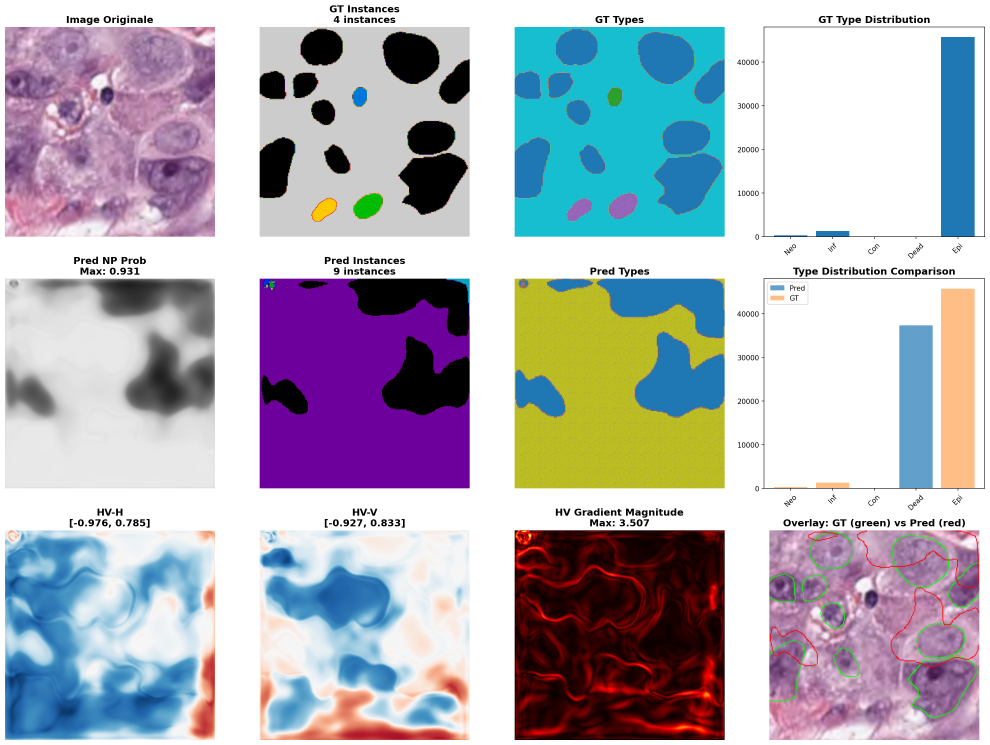
#> input picture diagnostic_image_00000.png, 2968 x 2235 px (shown at 1/3 size)
$ python -i h_channel.py   (imports and definitions only)
#> lines starting #> are read from the running program, lines starting #| are printed output that depends on the picture; after the words box and inside, x2 and y2 are one past the last pixel; in counts of white or black regions, pixels touching at a corner belong together
#!/usr/bin/env python3
"""
H-Channel Extraction and Statistics for V15.3 Cytology Pipeline

This module provides H-Channel based features for cytology analysis:
1. H-Channel extraction using Ruifrok deconvolution
2. H-Statistics computation for patches (mean, std, nuclei_count, area_ratio)
3. Nuclei detection via Otsu/Adaptive thresholding

The H-Channel (Hematoxylin) highlights nuclear structures and is used to:
- Validate Cell Triage predictions (confidence boosting)
- Detect nuclei for cell-level visualization
- Compute cell density metrics

Reference:
- Ruifrok AC, Johnston DA. "Quantification of histochemical staining by color deconvolution."
  Analytical and Quantitative Cytology and Histology, 2001.

Author: CellViT-Optimus V15.3
Date: 2026-01-24
"""

import numpy as np
import cv2
from typing import Dict, List, Tuple, Optional
from dataclasses import dataclass

# Import existing Ruifrok implementation
from .stain_separation import (
    ruifrok_extract_h_channel,
    RUIFROK_H_VECTOR,
)


# =========================================================================
# CONSTANTS
# =========================================================================

# Nucleus size constraints (in pixels for 224x224 patches at 0.5 MPP)
MIN_NUCLEUS_AREA = 50    # Minimum nucleus area (filters noise)
MAX_NUCLEUS_AREA = 5000  # Maximum nucleus area (filters debris/clusters)

# Morphological kernel size for cleanup
MORPH_KERNEL_SIZE = 3


# =========================================================================
# DATA CLASSES
# =========================================================================

@dataclass
class NucleusInfo:
    """Information about a detected nucleus"""
    centroid: Tuple[int, int]  # (x, y) coordinates
    area: int                   # Area in pixels
    bbox: Tuple[int, int, int, int]  # (x, y, w, h) bounding box
    contour: Optional[np.ndarray] = None  # OpenCV contour


@dataclass
class HChannelStats:
    """H-Channel statistics for a patch"""
    h_mean: float              # Mean H-channel intensity [0-255]
    h_std: float               # Std deviation of H-channel
    nuclei_count: int          # Number of detected nuclei
    nuclei_area_ratio: float   # Total nuclei area / patch area
    nuclei_details: List[NucleusInfo]  # Per-nucleus information

    # [200 lines left out: functions to_features, extract_h_channel_ruifrok, compute_h_stats, compute_h_stats_batch, not called in this run]


# =========================================================================
# NUCLEI DETECTION FOR VISUALIZATION
# =========================================================================

def detect_nuclei_for_visualization(
    rgb_image: np.ndarray,
    predicted_class: str = "UNKNOWN",
    use_adaptive_threshold: bool = True,
    min_nucleus_area: int = MIN_NUCLEUS_AREA,
    max_nucleus_area: int = MAX_NUCLEUS_AREA,
    stain_type: str = "auto"
) -> List[Dict]:
    """
    Detect nuclei in a patch for cell-level visualization.

    This function returns nuclei with contours that can be drawn
    on the image for cell-level visualization (V15.3).

    Each nucleus inherits the predicted class from its parent patch.

    Args:
        rgb_image: RGB image (H, W, 3) in range [0, 255]
        predicted_class: Bethesda class to assign to detected nuclei
        use_adaptive_threshold: Use adaptive threshold (better for clusters)
        min_nucleus_area: Minimum nucleus area in pixels
        max_nucleus_area: Maximum nucleus area in pixels
        stain_type: "pap" for Papanicolaou, "he" for H&E, "auto" to detect

    Returns:
        List of nuclei dicts with keys:
            - 'contour': OpenCV contour array
            - 'centroid': (x, y) coordinates
            - 'area': Area in pixels
            - 'class': Inherited Bethesda class

    Example:
        >>> nuclei = detect_nuclei_for_visualization(patch, predicted_class="HSIL")
        >>> for n in nuclei:
        ...     cv2.drawContours(image, [n['contour']], -1, (0, 0, 255), 2)
    """
#> called with predicted_class = 'UNKNOWN', use_adaptive_threshold = True, min_nucleus_area = 50, max_nucleus_area = 5000, stain_type = 'auto'
    # For cytology (Pap stain), use grayscale-based detection
    # Nuclei appear as DARK regions in both Pap and H&E
    # Convert to grayscale
    gray = cv2.cvtColor(rgb_image, cv2.COLOR_RGB2GRAY)
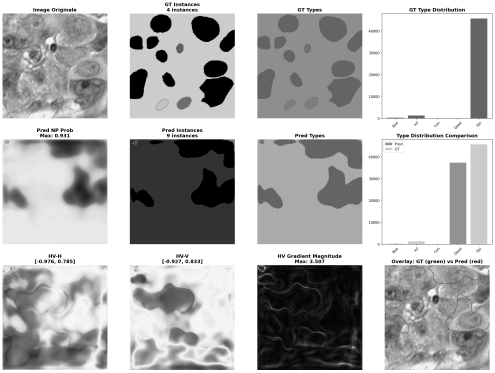
#> gray: shape (2235, 2968) (shown at 1/6 size); min 0, max 255, mean 178.4

    if use_adaptive_threshold:
        # Adaptive threshold - nuclei are DARK, so use THRESH_BINARY_INV
        # This makes dark regions (nuclei) white in the binary mask
        binary = cv2.adaptiveThreshold(
            gray, 255,
            cv2.ADAPTIVE_THRESH_GAUSSIAN_C,
            cv2.THRESH_BINARY_INV,  # Invert: dark pixels → white
            blockSize=31,  # Larger block for better local adaptation
            C=10  # Positive C: pixels must be C darker than local mean
        )
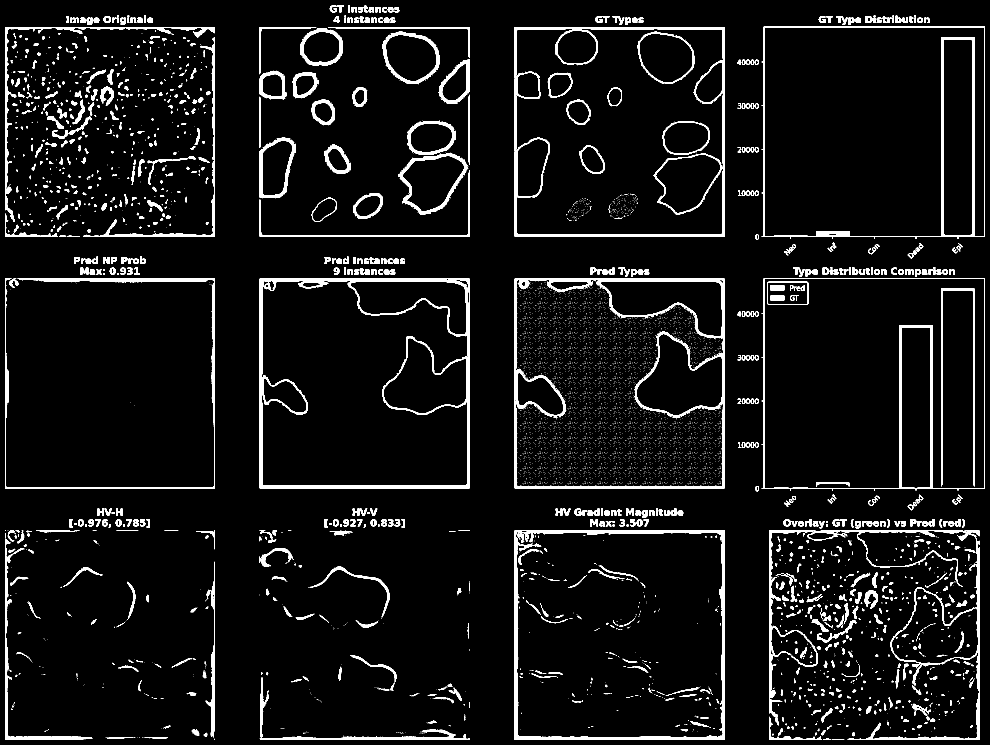
#> binary: shape (2235, 2968) (shown at 1/3 size); 5.8% white; 8151 white regions (7103 under 20 px), largest, box (x1, y1, x2, y2) and area: (779, 836, 1409, 1465) 28409, (1544, 836, 2174, 1465) 27151, (1544, 1591, 2174, 2220) 23184
    else:
        # Otsu threshold on inverted image
        _, binary = cv2.threshold(
            gray, 0, 255,
            cv2.THRESH_BINARY_INV + cv2.THRESH_OTSU
        )

    # Morphological cleanup - remove noise and smooth contours
    kernel_open = cv2.getStructuringElement(cv2.MORPH_ELLIPSE, (3, 3))
    kernel_close = cv2.getStructuringElement(cv2.MORPH_ELLIPSE, (5, 5))
    binary = cv2.morphologyEx(binary, cv2.MORPH_OPEN, kernel_open)
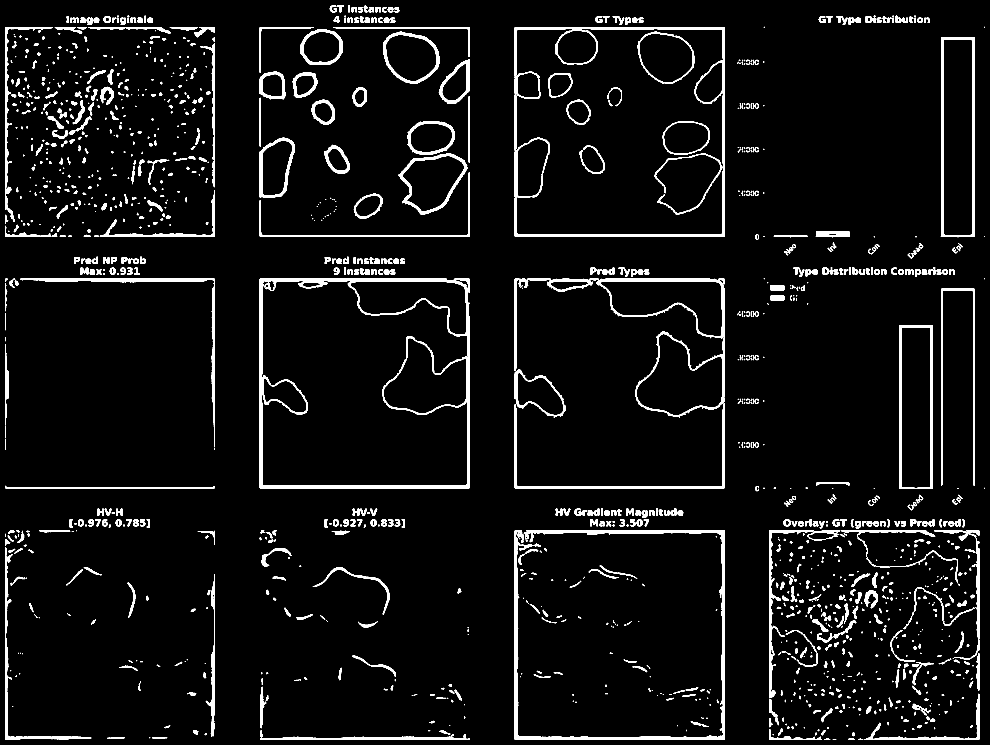
#> binary: shape (2235, 2968) (shown at 1/3 size); 5.2% white; 1623 white regions (548 under 20 px), largest, box (x1, y1, x2, y2) and area: (779, 836, 1409, 1465) 27564, (1544, 1591, 2174, 2220) 22884, (1544, 81, 2174, 710) 19113
    binary = cv2.morphologyEx(binary, cv2.MORPH_CLOSE, kernel_close)
#> binary: shape (2235, 2968); 5.4% white; 1098 white regions (318 under 20 px)

    # Find contours directly on binary mask (no distance transform)
    # This preserves the full nucleus shape
    contours, _ = cv2.findContours(
        binary,
        cv2.RETR_EXTERNAL,
        cv2.CHAIN_APPROX_SIMPLE
    )
#> contours = 1019 contours, 387 with area under 20; largest, box (x1, y1, x2, y2) and area: (1544, 81, 2174, 710) 395001, (1544, 1591, 2174, 2220) 394899, (779, 836, 1409, 1465) 394699, (1544, 836, 2174, 1465) 394468, (2822, 111, 2925, 712) 59903

    # Filter and build result
    nuclei = []
    for contour in contours:
        area = cv2.contourArea(contour)

        # Inclusive bounds for area filter
        if min_nucleus_area <= area <= max_nucleus_area:
            M = cv2.moments(contour)
            if M['m00'] > 0:
                cx = int(M['m10'] / M['m00'])
                cy = int(M['m01'] / M['m00'])

                nuclei.append({
                    'contour': contour,
                    'centroid': (cx, cy),
                    'area': area,
                    'class': predicted_class
                })
#> this loop made 1019 passes
#> (area, cx, cy) on passes 3, 4, 6, 10, 11, 13, 15, 16: (64, 2553, 2217), (102, 478, 2213), (168, 347, 2213), (61, 2559, 2202), (135.5, 1333, 2196), (122.5, 586, 2196), (75, 2469, 2196), (4242.5, 1109, 2215)
#> after the loop, nuclei = 396 items

    return nuclei


# =========================================================================
# CONFIDENCE BOOSTING
# =========================================================================

# [44 lines left out: function apply_confidence_boosting, not called in this run]


# =========================================================================
# VISUALIZATION UTILITIES
# =========================================================================

# Bethesda class colors (BGR for OpenCV)
BETHESDA_COLORS = {
    'NILM': (0, 200, 0),      # Green
    'ASCUS': (0, 255, 255),   # Yellow
    'ASCH': (0, 128, 255),    # Orange
    'LSIL': (0, 200, 255),    # Yellow-Orange
    'HSIL': (0, 0, 255),      # Red
    'SCC': (128, 0, 128),     # Purple
    'UNKNOWN': (200, 200, 200) # Gray
}


# [52 lines left out: function render_nuclei_overlay, not called in this run]


# =========================================================================
# EXPORTS
# =========================================================================

__all__ = [
    # Constants
    'MIN_NUCLEUS_AREA',
    'MAX_NUCLEUS_AREA',
    'BETHESDA_COLORS',
    # Data classes
    'NucleusInfo',
    'HChannelStats',
    # Main functions
    'extract_h_channel_ruifrok',
    'compute_h_stats',
    'compute_h_stats_batch',
    'detect_nuclei_for_visualization',
    'apply_confidence_boosting',
    'render_nuclei_overlay',
]


# =========================================================================
# MAIN
# =========================================================================

# [15 lines not run here, left out]

>>> import cv2
>>> picture = cv2.cvtColor(cv2.imread('../../diagnostic_image_00000.png'), cv2.COLOR_BGR2RGB)
>>> result = detect_nuclei_for_visualization(picture)
#> result = 396 items

$ run again, on image_00002_diagnosis.png
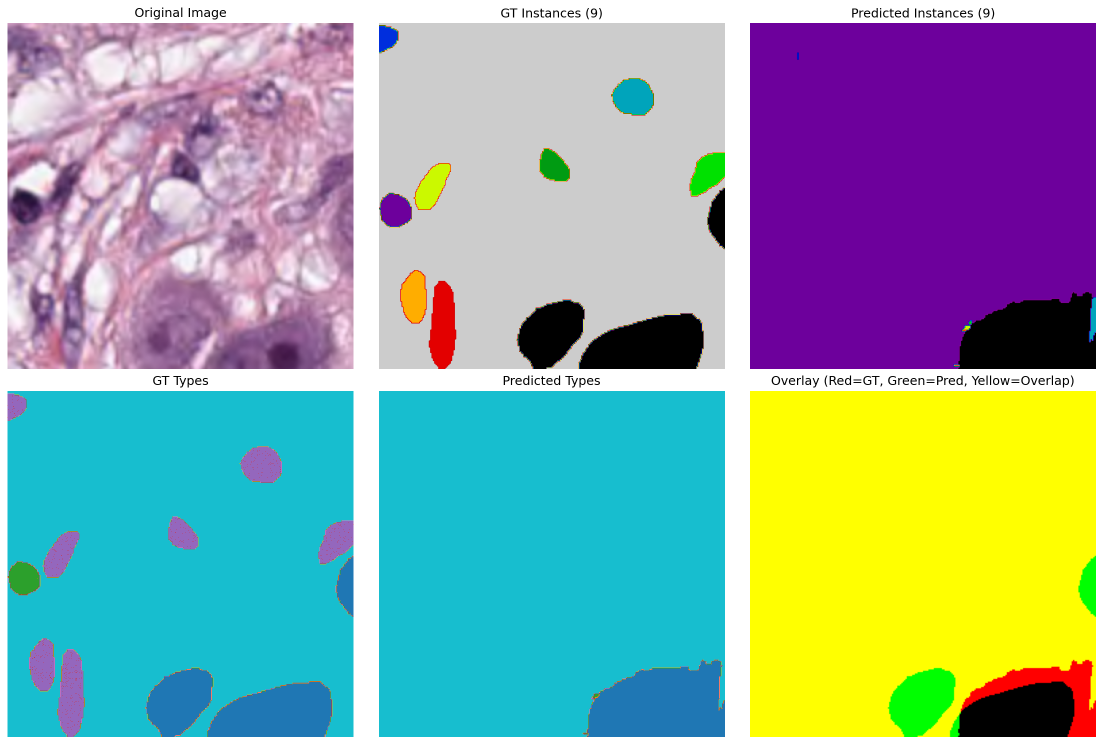
#> input picture image_00002_diagnosis.png, 2206 x 1489 px (shown at 1/2 size)
#> in detect_nuclei_for_visualization, `gray = cv2.cvtColor(rgb_image, cv2.COLOR_RGB2GRAY)`:
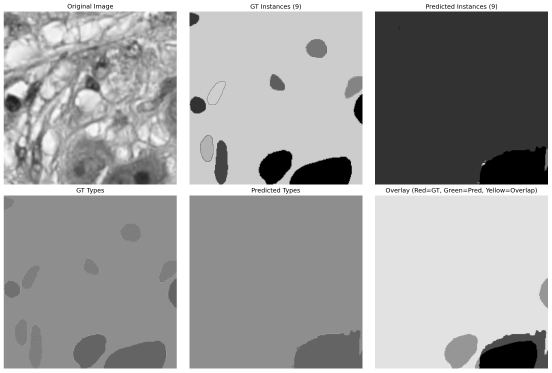
#> gray: shape (1489, 2206) (shown at 1/4 size); min 0, max 255, mean 159.7
#> in detect_nuclei_for_visualization, `binary = cv2.morphologyEx(binary, cv2.MORPH_CLOSE, kernel_close)`:
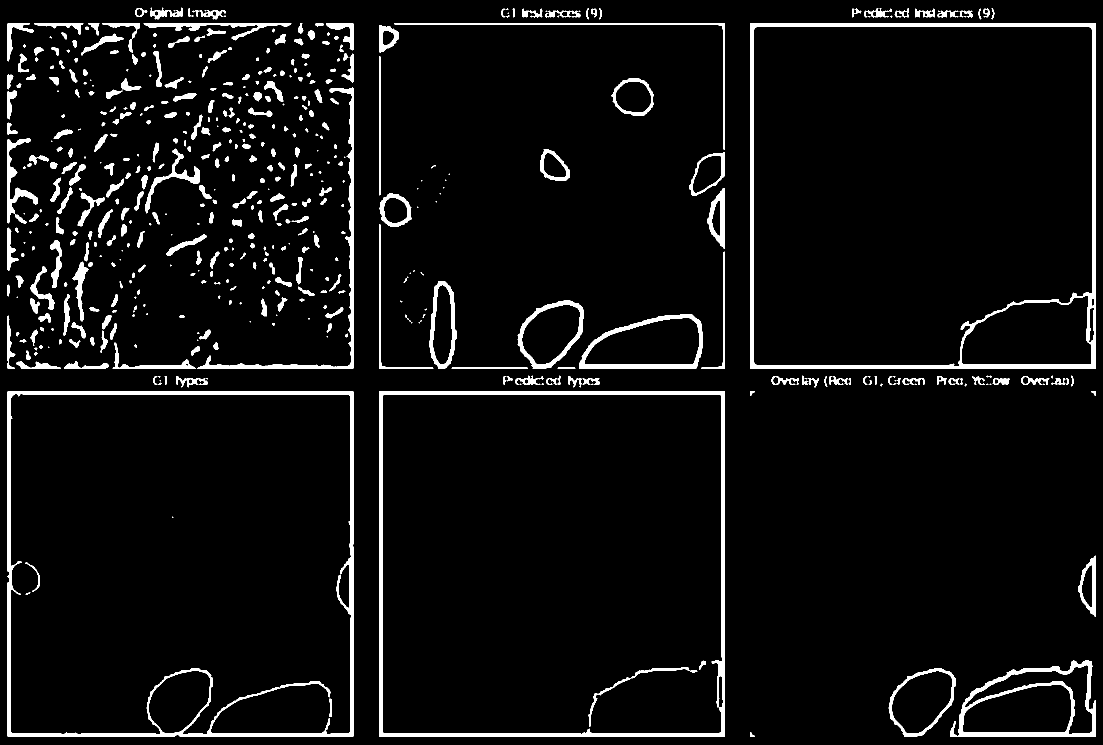
#> binary: shape (1489, 2206) (shown at 1/2 size); 5.4% white; 520 white regions (124 under 20 px)
#> contours = 514 contours, 159 with area under 20; largest, box (x1, y1, x2, y2) and area: (1500, 46, 2192, 738) 477479, (758, 782, 1450, 1474) 477476, (15, 782, 707, 1474) 477381, (1900, 1320, 2192, 1474) 33198, (1158, 628, 1406, 738) 20881
#> the loop in detect_nuclei_for_visualization, `for contour in contours:` made 514 passes
#> (area, cx, cy) on passes 4, 30, 31, 33, 34, 37, 39, 41: (2700.5, 2177, 1172), (112, 2117, 762), (314, 2001, 762), (82.5, 1907, 762), (176, 1827, 761), (110.5, 1627, 762), (187, 1183, 762), (420, 2063, 760)
#> after the loop in detect_nuclei_for_visualization, `for contour in contours:`: nuclei = 215 items

$ run again, on image_00002_raw_preds.png
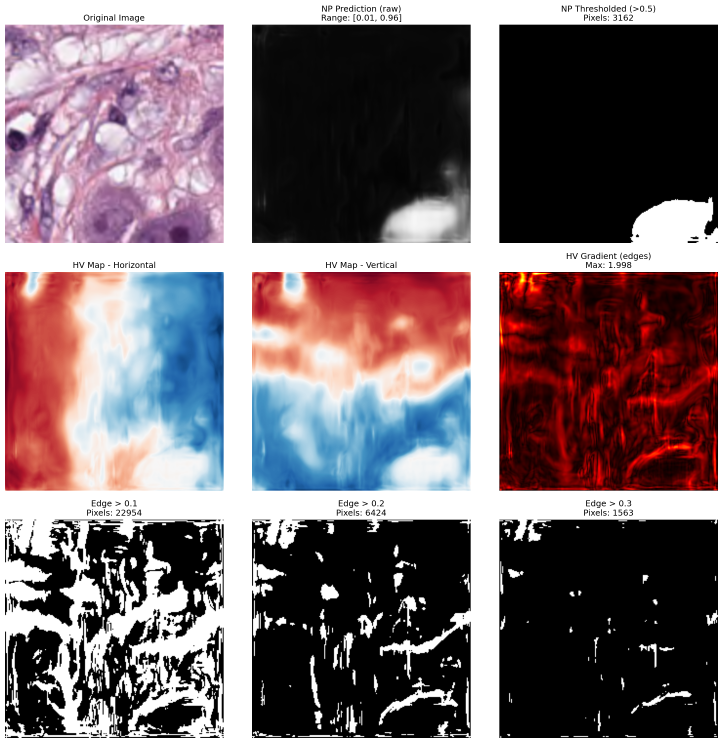
#> input picture image_00002_raw_preds.png, 2168 x 2229 px (shown at 1/3 size)
#> in detect_nuclei_for_visualization, `binary = cv2.adaptiveThreshold( gray, 255, cv2.ADAPTIVE_THRESH_GAUSSIA..`:
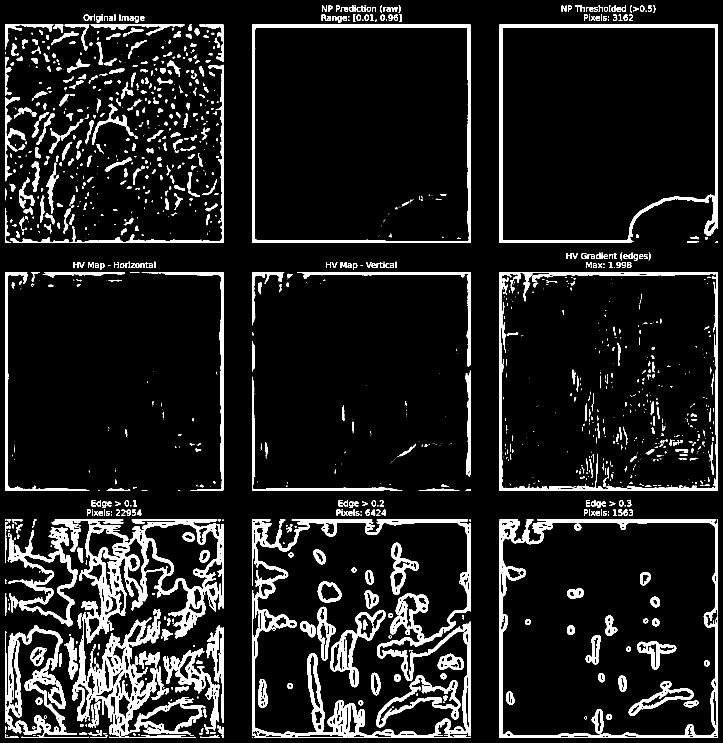
#> binary: shape (2229, 2168) (shown at 1/3 size); 10.1% white; 1726 white regions (899 under 20 px), largest, box (x1, y1, x2, y2) and area: (217, 1564, 671, 2214) 78032, (756, 1559, 1412, 2214) 61495, (1498, 1559, 2154, 2214) 31881
#> in detect_nuclei_for_visualization, `binary = cv2.morphologyEx(binary, cv2.MORPH_CLOSE, kernel_close)`:
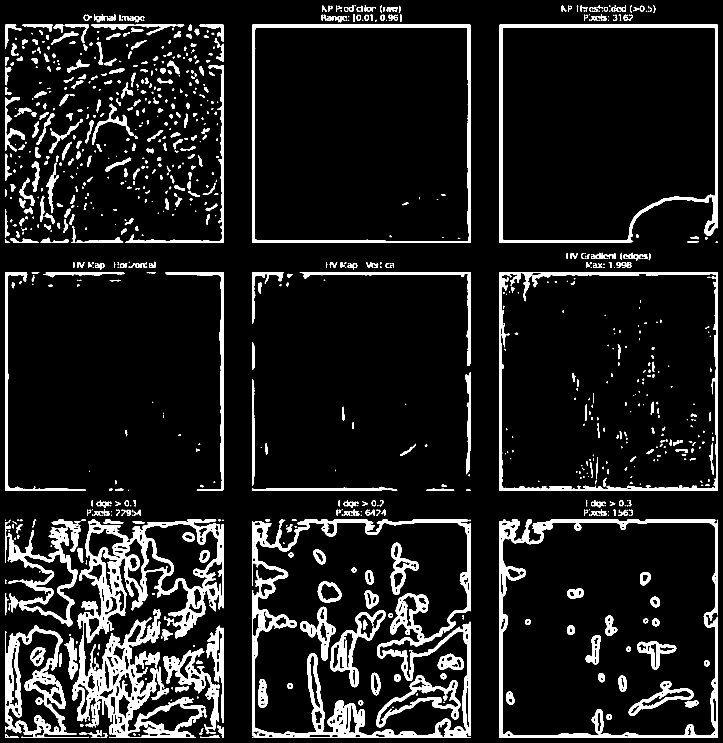
#> binary: shape (2229, 2168) (shown at 1/3 size); 10.2% white; 896 white regions (260 under 20 px)
#> contours = 686 contours, 232 with area under 20; largest, box (x1, y1, x2, y2) and area: (1498, 816, 2154, 1472) 429023, (756, 74, 1412, 729) 428368, (1498, 1559, 2154, 2214) 423812, (756, 1559, 1412, 2214) 407644, (1498, 74, 2154, 729) 400700
#> the loop in detect_nuclei_for_visualization, `for contour in contours:` made 686 passes
#> (area, cx, cy) on passes 2, 3, 4, 5, 6, 7, 8, 10: (228.5, 635, 2210), (199, 32, 2209), (89, 314, 2207), (50, 638, 2197), (96.5, 249, 2199), (322, 287, 2203), (68.5, 603, 2194), (258.5, 662, 2191)
#> after the loop in detect_nuclei_for_visualization, `for contour in contours:`: nuclei = 274 items
